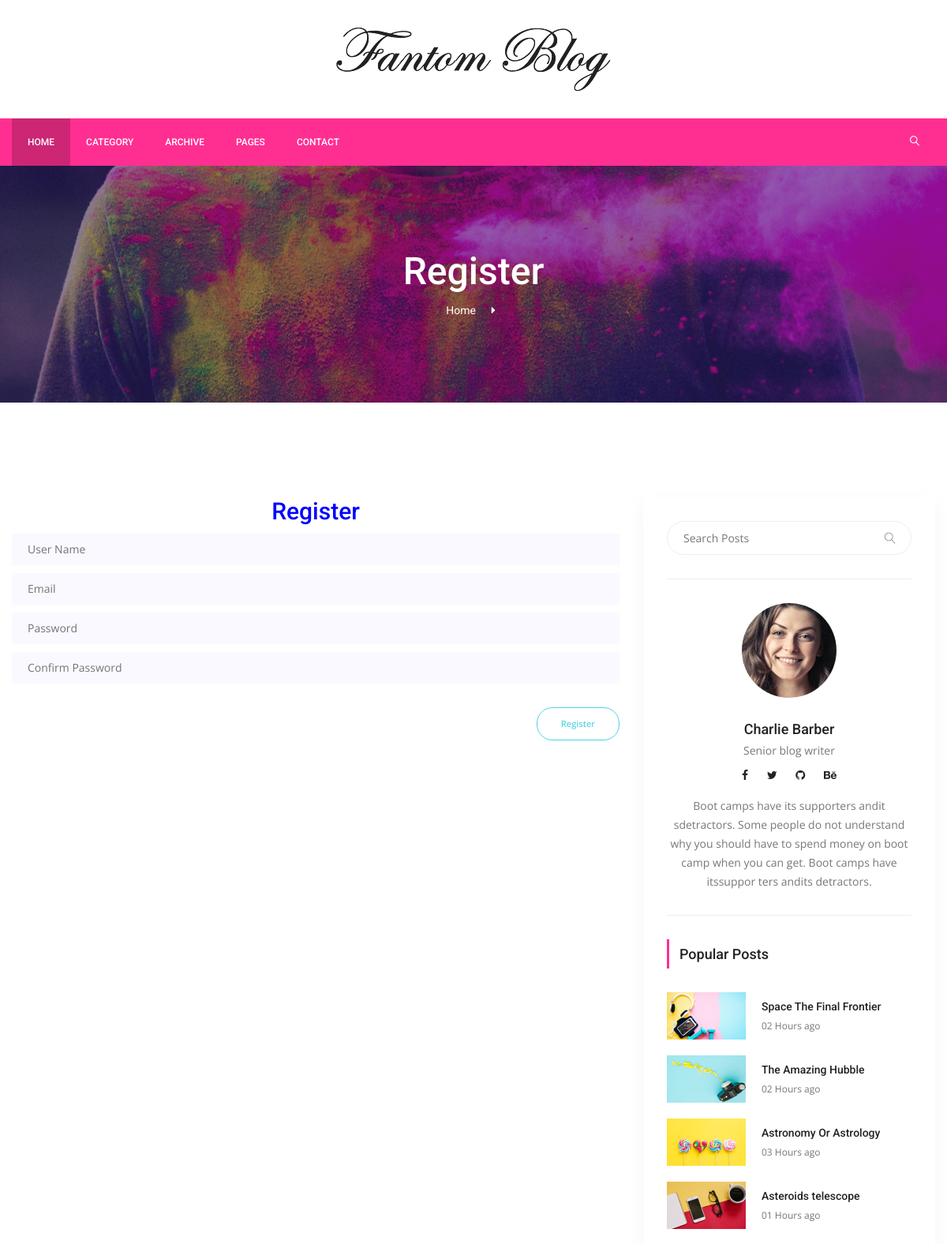
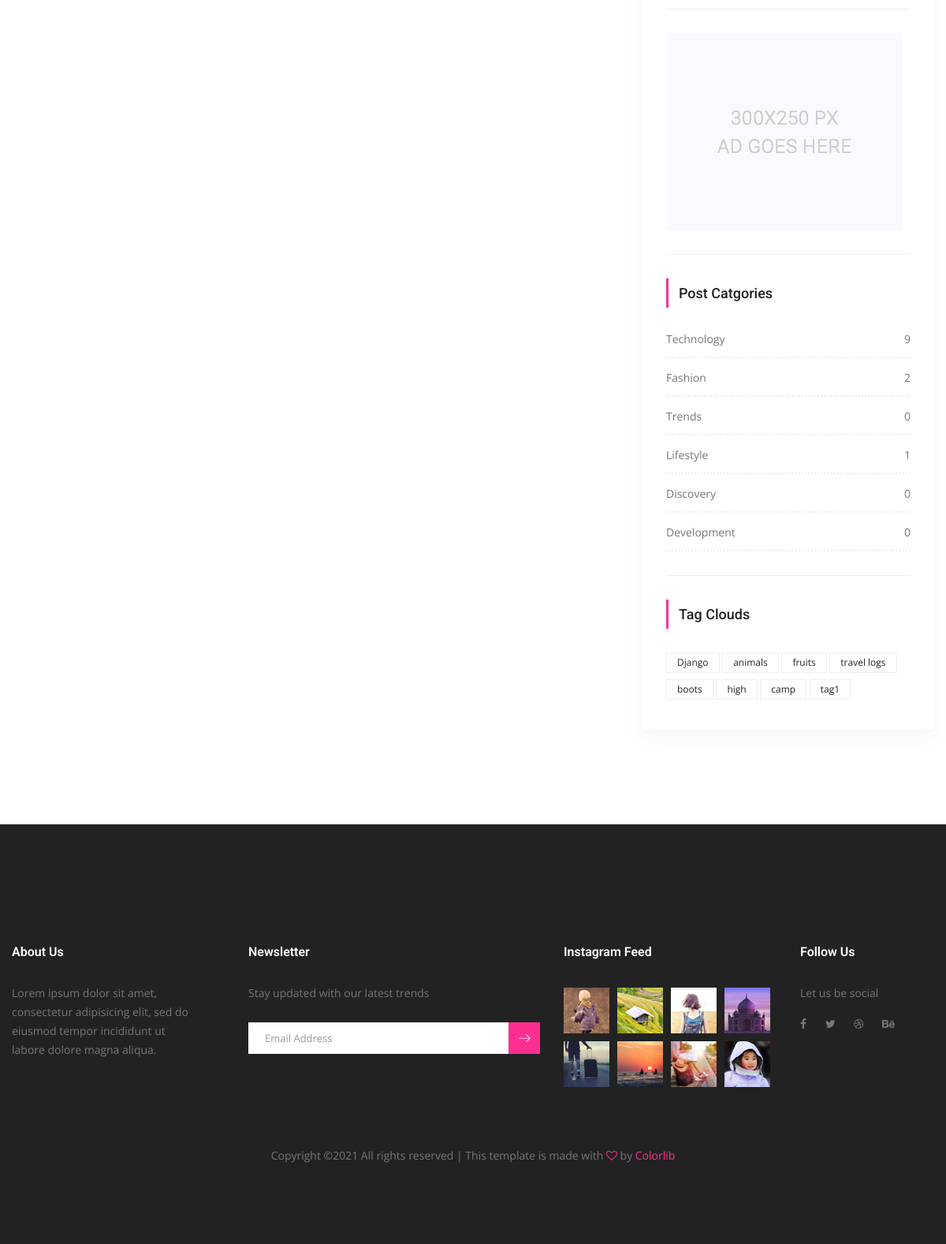
The page /users/register/ on the database its author committed (2 pictures, top to bottom).
### posts/models.py (models this page shows, shortened)
class Category(models.Model):
	title= models.CharField(max_length=150)
	slug= models.SlugField(editable=False)
	def post_count(self):
		return self.posts.all().count()

class Tag(models.Model):
	title= models.CharField(max_length=50)
	slug= models.SlugField(editable=False)
	def __str__(self):
		return self.title

### users/views.py (the view)
# urls.py: path('register/', RegisterView.as_view(), name="register" ),
class RegisterView(CreateView):
	template_name= 'users/register.html'
	form_class = RegisterForm
	success_url = 'home'

### users/forms.py
class RegisterForm(UserCreationForm):
	username=forms.CharField(max_length=50)
	email= forms.EmailField(max_length=50)
	password1= forms.CharField()
	password2= forms.CharField()
	class Meta(UserCreationForm):
		model= User
		fields=('username', 'email', 'password1', 'password2')

### posts/templatetags/custom_tags.py (called while the page is built)
@register.simple_tag(name="categories")
def all_categories():
	return Category.objects.all()

@register.simple_tag(name="tags")
def all_tags():
	return Tag.objects.all()

### templates/users/register.html (shortened to what this page needs)
{% extends 'base.html' %}
{% load static %}
{% block content %}
        <section class="banner_area">
            <div class="banner_inner d-flex align-items-center">
            	<div class="overlay bg-parallax" data-stellar-ratio="0.9" data-stellar-vertical-offset="0" data-background=""></div>
				<div class="container">
					<div class="banner_content text-center">
						<h2>Register</h2>
						<div class="page_link">
							<a href="{% url 'index' %}">Home</a>
						</div>
					</div>
				</div>
            </div>
        </section>
        <section class="blog_area p_120">
            <div class="container">
                <div class="row">
                    <div class="col-lg-8">
                    	<h2 style= "text-align:center;color:blue">Register</h2>
                        <div class="blog_left_sidebar">
                        	<form method="post">
            <div class="mt-10">
			<input type="text" name="username" placeholder="User Name" onfocus="this.placeholder = ''" onblur="this.placeholder = 'User Name'" required="" class="single-input">
							</div>
            <div class="mt-10">
			<input type="text" name="email" placeholder="Email" onfocus="this.placeholder = ''" onblur="this.placeholder = 'Email'" required="" class="single-input">
							</div>
            <div class="mt-10">
			<input type="password" name="password1" placeholder="Password" onfocus="this.placeholder = ''" onblur="this.placeholder = 'Password'" required="" class="single-input">
							</div>
             <div class="mt-10">
			<input type="password" name="password2" placeholder="Confirm Password" onfocus="this.placeholder = ''" onblur="this.placeholder = 'Confirm Password'" required="" class="single-input">
							</div>
  			<input type="submit" class="genric-btn success-border circle arrow" style="float:right;margin-top:30px" value= "Register">
                        	</form>
                        </div>
                    </div>
                    {% include 'right_side.html' %}
                    </div>
                </div>
            </div>
        </section>
 {% endblock %}

### templates/right_side.html
 {% load static %}
{% load custom_tags %}
 <div class="col-lg-4">
                        <div class="blog_right_sidebar">
                            <aside class="single_sidebar_widget search_widget">
                                <div class="input-group">
                                    <input type="text" class="form-control" placeholder="Search Posts">
                                    <span class="input-group-btn">
                                        <button class="btn btn-default" type="button"><i class="lnr lnr-magnifier"></i></button>
                                    </span>
                                </div>
                                <div class="br"></div>
                            </aside>
                            <aside class="single_sidebar_widget author_widget">
                                <img class="author_img rounded-circle" src="{% static 'img/blog/author.png' %}" alt="">
                                <h4>Charlie Barber</h4>
                                <p>Senior blog writer</p>
                                <div class="social_icon">
                                    <a href="#"><i class="fa fa-facebook"></i></a>
                                    <a href="#"><i class="fa fa-twitter"></i></a>
                                    <a href="#"><i class="fa fa-github"></i></a>
                                    <a href="#"><i class="fa fa-behance"></i></a>
                                </div>
                                <p>Boot camps have its supporters andit sdetractors. Some people do not understand why you should have to spend money on boot camp when you can get. Boot camps have itssuppor ters andits detractors.</p>
                                <div class="br"></div>
                            </aside>
                            <aside class="single_sidebar_widget popular_post_widget">
                                <h3 class="widget_title">Popular Posts</h3>
                                <div class="media post_item">
                                    <img src="{% static 'img/blog/popular-post/post1.jpg' %}" alt="post">
                                    <div class="media-body">
                                        <a href="blog-details.html"><h3>Space The Final Frontier</h3></a>
                                        <p>02 Hours ago</p>
                                    </div>
                                </div>
                                <div class="media post_item">
                                    <img src="{% static 'img/blog/popular-post/post2.jpg'%}" alt="post">
                                    <div class="media-body">
                                        <a href="blog-details.html"><h3>The Amazing Hubble</h3></a>
                                        <p>02 Hours ago</p>
                                    </div>
                                </div>
                                <div class="media post_item">
                                    <img src="{% static 'img/blog/popular-post/post3.jpg'%}" alt="post">
                                    <div class="media-body">
                                        <a href="blog-details.html"><h3>Astronomy Or Astrology</h3></a>
                                        <p>03 Hours ago</p>
                                    </div>
                                </div>
                                <div class="media post_item">
                                    <img src="{% static 'img/blog/popular-post/post4.jpg' %}" alt="post">
                                    <div class="media-body">
                                        <a href="blog-details.html"><h3>Asteroids telescope</h3></a>
                                        <p>01 Hours ago</p>
                                    </div>
                                </div>
                                <div class="br"></div>
                            </aside>
                            <aside class="single_sidebar_widget">
                                <a href="#"><img class="img-fluid" src="{% static 'img/blog/add.jpg' %}" alt=""></a>
                                <div class="br"></div>
                            </aside>
                            <aside class="single_sidebar_widget post_category_widget">
                                <h4 class="widget_title">Post Catgories</h4>
                                <ul class="list cat-list">
                                    {% categories as categories %}
                                    {% for category in categories %}
                                    <li>
                                        <a href="{% url 'category_detail' pk=category.id slug=category.slug %}" class="d-flex justify-content-between">
                                            <p>{{ category.title }}</p>
                                            <p>{{ category.post_count }}</p>
                                        </a>
                                    </li>
                                    {% endfor %}
                                </ul>
                                <div class="br"></div>
                            </aside>
                            <aside class="single-sidebar-widget tag_cloud_widget">
                                <h4 class="widget_title">Tag Clouds</h4>
                                <ul class="list">
                                    {% tags as labels %}
                                    {% for label in labels %}
                                    <li><a href="{% url 'tag_detail' slug=label.slug %}">{{ label }}</a></li>
                                    {% endfor %}
                                </ul>
                            </aside>
                        </div>

### rows shown on the page
Category: title "Technology", post_count "9"
Category: title "Fashion", post_count "2"
Category: title "Trends", post_count "0"
Category: title "Lifestyle", post_count "1"
Category: title "Discovery", post_count "0"
Category: title "Development", post_count "0"
Tag: title "Django"
Tag: title "animals"
Tag: title "fruits"
Tag: title "travel logs"
Tag: title "boots"
Tag: title "high"
Tag: title "camp"
Tag: title "tag1"
